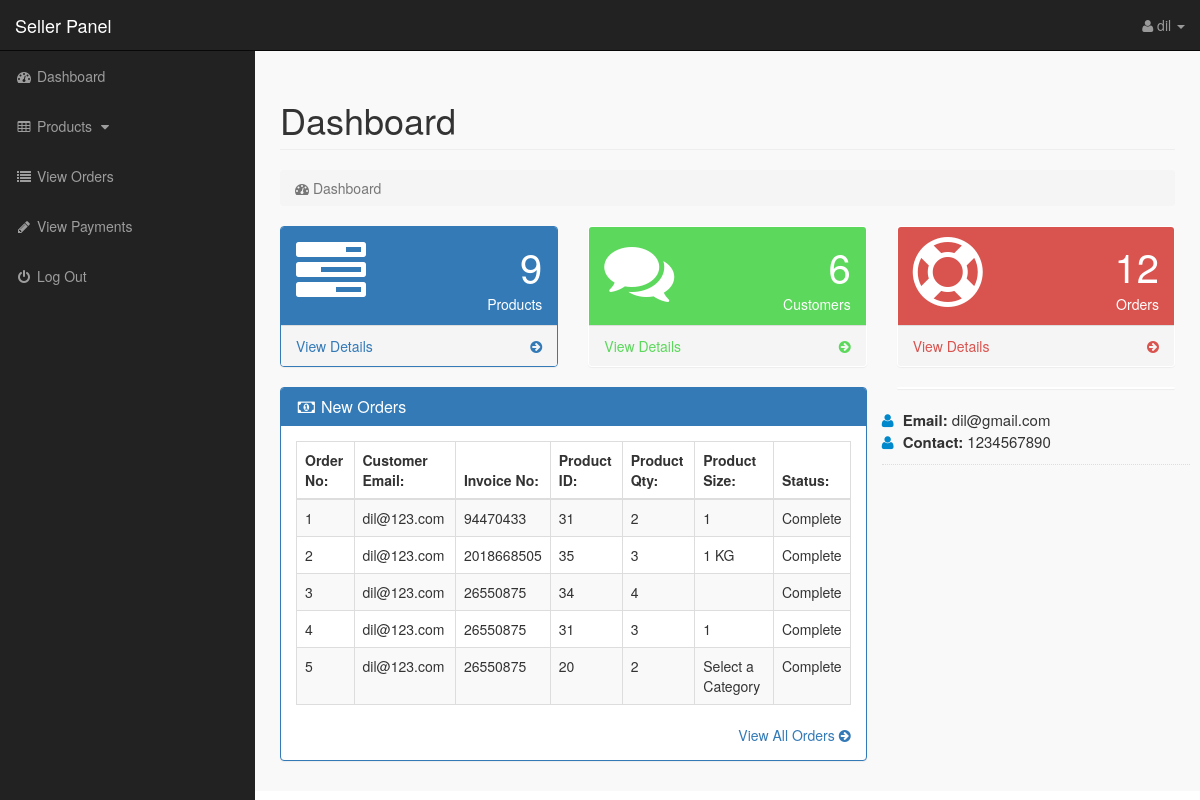
The app's page /seller-area/index.php?dashboard (signed in) with its own data.
### tables this page shows
CREATE TABLE `seller` (
  `Seller_name` varchar(20) NOT NULL,
  `Seller_email` varchar(50) NOT NULL,
  `Seller_pass` varchar(50) NOT NULL,
  `Seller_id` varchar(15) NOT NULL,
  `Seller_city` varchar(15) NOT NULL,
  `Seller_contact` varchar(20) NOT NULL,
  `Seller_address` varchar(100) NOT NULL,
  `confirm` int(11) NOT NULL
);

CREATE TABLE `pending_orders` (
  `order_id` int(10) NOT NULL,
  `customer_id` int(10) NOT NULL,
  `invoice_no` int(10) NOT NULL,
  `product_id` text NOT NULL,
  `qty` int(10) NOT NULL,
  `size` text NOT NULL,
  `order_status` text NOT NULL,
  `pro_dt` datetime DEFAULT NULL
);

CREATE TABLE `customers` (
  `customer_id` int(10) NOT NULL,
  `customer_name` varchar(255) NOT NULL,
  `customer_email` varchar(255) NOT NULL,
  `customer_pass` varchar(255) NOT NULL,
  `customer_country` text NOT NULL,
  `customer_city` text NOT NULL,
  `customer_contact` varchar(255) NOT NULL,
  `customer_address` text NOT NULL,
  `customer_image` text NOT NULL,
  `customer_ip` varchar(255) NOT NULL,
  `customer_confirm_code` text NOT NULL
);

### seller-area/dashboard.php (the view, shortened to what this page needs)
<?php
if(!isset($_SESSION['seller'])){
echo "<script>window.open('login.php','_self')</script>";
}
else {
?>
<div class="row">
<div class="col-lg-12">
<h1 class="page-header">Dashboard</h1>
<ol class="breadcrumb">
<li class="active">
<i class="fa fa-dashboard"></i> Dashboard
</li>
</ol>
</div>
</div>
<div class="row">
<div class="col-lg-4 col-md-6">
<div class="panel panel-primary">
<div class="panel-heading">
<div class="row">
<div class="col-xs-3">
<i class="fa fa-tasks fa-5x"> </i>
</div>
<div class="col-xs-9 text-right">
<div class="huge"> <?php echo $count_products; ?> </div>
<div>Products</div>
</div>
</div>
</div>
<a href="index.php?view_products">
<div class="panel-footer">
<span class="pull-left"> View Details </span>
<span class="pull-right"> <i class="fa fa-arrow-circle-right"></i> </span>
<div class="clearfix"></div>
</div>
</a>
</div>
</div>
<div class="col-lg-4 col-md-6">
<div class="panel panel-green">
<div class="panel-heading">
<div class="row">
<div class="col-xs-3">
<i class="fa fa-comments fa-5x"> </i>
</div>
<div class="col-xs-9 text-right">
<div class="huge"> <?php echo $count_customers; ?> </div>
<div>Customers</div>
</div>
</div>
</div>
<a href="index.php?view_customers">
<div class="panel-footer">
<span class="pull-left"> View Details </span>
<span class="pull-right"> <i class="fa fa-arrow-circle-right"></i> </span>
<div class="clearfix"></div>
</div>
</a>
</div>
</div>
<div class="col-lg-4 col-md-6">
<div class="panel panel-red">
<div class="panel-heading">
<div class="row">
<div class="col-xs-3">
<i class="fa fa-support fa-5x"> </i>
</div>
<div class="col-xs-9 text-right">
<div class="huge"> <?php echo $count_pending_orders; ?> </div>
<div>Orders</div>
</div>
</div>
</div>
<a href="index.php?view_orders">
<div class="panel-footer">
<span class="pull-left"> View Details </span>
<span class="pull-right"> <i class="fa fa-arrow-circle-right"></i> </span>
<div class="clearfix"></div>
</div>
</a>
</div>
</div>
</div>
<div class="row" >
<div class="col-lg-8" >
<div class="panel panel-primary" >
<div class="panel-heading" >
<h3 class="panel-title" >
<i class="fa fa-money fa-fw" ></i> New Orders
</h3>
</div>
<div class="panel-body" >
<div class="table-responsive" >
<table class="table table-bordered table-hover table-striped" >
<thead>
<tr>
<th>Order No:</th>
<th>Customer Email:</th>
<th>Invoice No:</th>
<th>Product ID:</th>
<th>Product Qty:</th>
<th>Product Size:</th>
<th>Status:</th>
</tr>
</thead>
<tbody>
<?php
$i = 0;
$get_order = "select * from pending_orders order by 1 DESC LIMIT 0,5";
$run_order = mysqli_query($con,$get_order);
while($row_order=mysqli_fetch_array($run_order)){
$c_id = $row_order['customer_id'];
$invoice_no = $row_order['invoice_no'];
$product_id = $row_order['product_id'];
$qty = $row_order['qty'];
$size = $row_order['size'];
$order_status = $row_order['order_status'];
$i++;
?>
<tr>
<td><?php echo $i; ?></td>
<td>
<?php
$get_customer = "select * from customers where customer_id='$c_id'";
$run_customer = mysqli_query($con,$get_customer);
$row_customer = mysqli_fetch_array($run_customer);
$customer_email = $row_customer['customer_email'];
echo $customer_email;
?>
</td>
<td><?php echo $invoice_no; ?></td>
<td><?php echo $product_id; ?></td>
<td><?php echo $qty; ?></td>
<td><?php echo $size; ?></td>
<td>
<?php
if($order_status=='pending'){
echo $order_status='pending';
}
else {
echo $order_status='Complete';
}
?>
</td>
</tr>
<?php } ?>
</tbody>
</table>
</div>
<div class="text-right" >
<a href="index.php?view_orders" >
View All Orders <i class="fa fa-arrow-circle-right" ></i>
</a>
</div>
</div>
</div>
</div>
<div class="col-md-4">
<div class="panel">
</div>
</div>
<div class="mb-md">
<div class="widget-content-expanded">
<i class="fa fa-user"></i> <span>Email: </span> <?php echo $admin_email; ?>  <br>
<i class="fa fa-user"></i> <span>Contact: </span> <?php echo $admin_contact; ?>   <br>
</div>
<hr class="dotted short">
</div>
</div>
</div>
</div>
</div>
<?php } ?>

### seller-area/includes/sidebar.php (shortened to what this page needs)
<?php
if(!isset($_SESSION['seller'])){
echo "<script>window.open('login.php','_self')</script>";
}
else {
?>
<nav class="navbar navbar-inverse navbar-fixed-top" >
<div class="navbar-header" >
<a class="navbar-brand" href="index.php?dashboard" >Seller Panel</a>
</div>
<ul class="nav navbar-right top-nav" >
<li class="dropdown" >
<a href="#" class="dropdown-toggle" data-toggle="dropdown" >
<i class="fa fa-user" ></i>
<?php echo $admin_name; ?> <b class="caret" ></b>
</a>
</li>
</ul>
<div class="collapse navbar-collapse navbar-ex1-collapse">
<ul class="nav navbar-nav side-nav">
<li>
<a href="index.php?dashboard">
<i class="fa fa-fw fa-dashboard"></i> Dashboard
</a>
</li>
<li>
<a href="#" data-toggle="collapse" data-target="#products">
<i class="fa fa-fw fa-table"></i> Products
<i class="fa fa-fw fa-caret-down"></i>
</a>
</li>
<li>
<li>
<a href="index.php?view_orders">
<i class="fa fa-fw fa-list"></i> View Orders
</a>
</li>
<li>
<a href="index.php?view_payments">
<i class="fa fa-fw fa-pencil"></i> View Payments
</a>
</li>
<li>
<a href="logout.php">
<i class="fa fa-fw fa-power-off"></i> Log Out
</a>
</li>
</ul>
</div>
</nav>
<?php } ?>

### seller-area/css/style.css (style rules this page uses)
body { margin-top:100px; }
@media (min-width: 768px) { body { margin-top:50px; } }
.top-nav { padding:0 15px; }
.top-nav>li { display:inline-block; float:left; }
.top-nav>li>a { padding-top:15px; padding-bottom:15px; line-height:20px; color:#999; }
@media (min-width: 768px) { .side-nav { position:fixed; top:51px; width:255px; border-radius:0; overflow-y:auto; background-color: #222; bottom:0; overflow-x:hidden; padding-bottom:40px; } }
@media (min-width: 768px) { .side-nav>li>a { width:255px; } }
.huge { font-size:40px; line-height:normal; }
.panel-green > .panel-heading { color:#fff; background-color:#5cd85c; }
.panel-green > a { color:#5cd85c; }
.panel-red > .panel-heading { color:#fff; background-color:#d9534f; }
.panel-red > a { color:#d9534f; }
.panel-body { border-radius:5px; }
.mb-md { margin-bottom: 15px !important; }
hr { border:0; height: 1px; margin: 22px 0 22px 0; }
hr.dotted { height:0; border-bottom: 1px dotted #ddd; margin: 11px 0 11px 0; }
.widget-content-expanded { font-size:15px; }
.widget-content-expanded span { font-weight:bold; }
.widget-content-expanded i { color:#0088cc; margin-right:5px; }

### records on screen
seller: Seller_name "dil", Seller_email "dil@gmail.com", Seller_contact "1234567890"
pending_orders: customer.customer_email "dil@123.com", invoice_no "94470433", product "31", qty "2", size "1"
pending_orders: customer.customer_email "dil@123.com", invoice_no "2018668505", product "35", qty "3", size "1 KG"
pending_orders: customer.customer_email "dil@123.com", invoice_no "26550875", product "34", qty "4"
pending_orders: customer.customer_email "dil@123.com", invoice_no "26550875", product "31", qty "3", size "1"
pending_orders: customer.customer_email "dil@123.com", invoice_no "26550875", product "20", qty "2", size "Select a Category"

### other values on screen
$count_products "9"
$count_customers "6"
$count_pending_orders "12"
